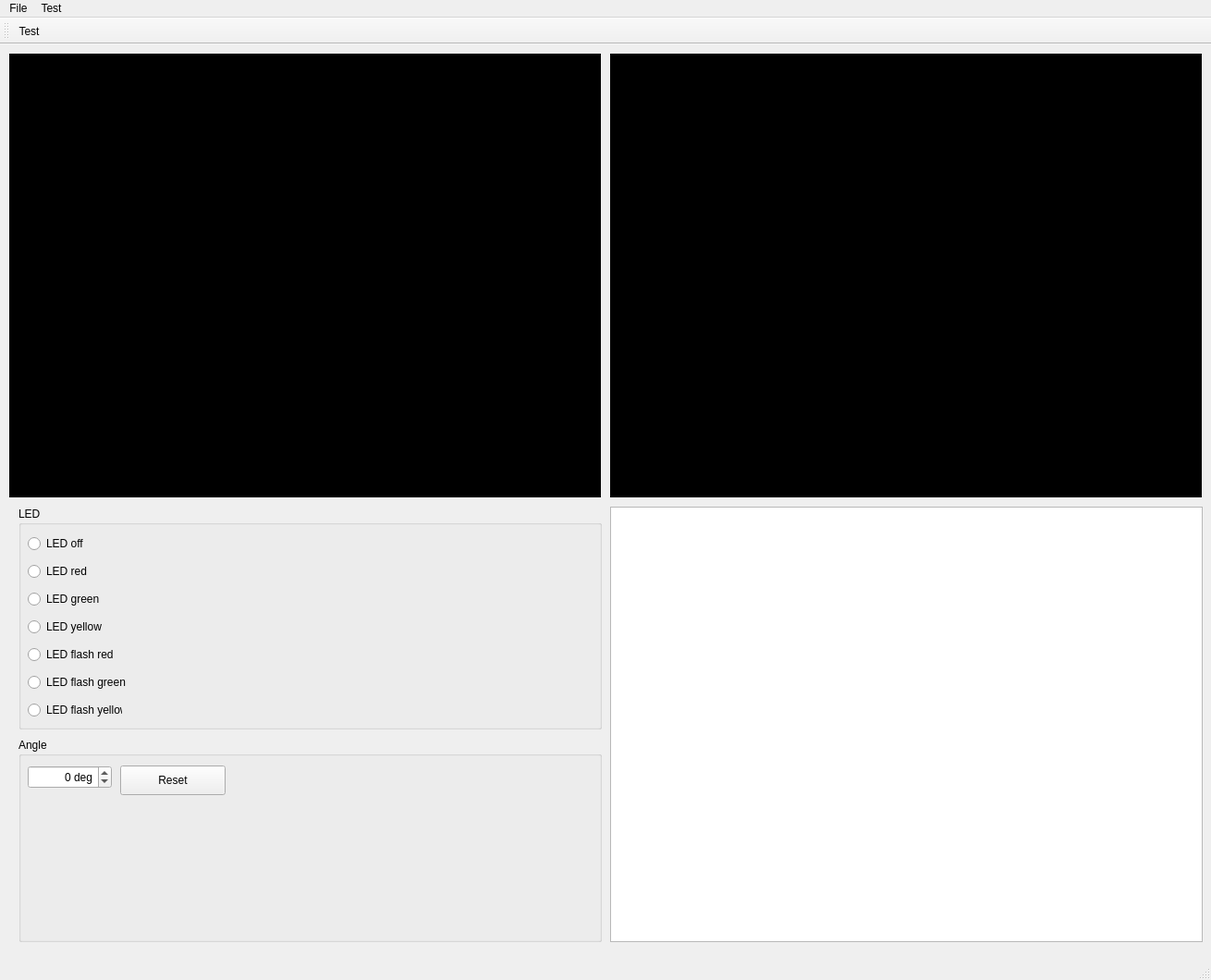
<?xml version="1.0" encoding="UTF-8"?>
<ui version="4.0">
 <class>mainWindow</class>
 <widget class="QMainWindow" name="mainWindow">
  <property name="geometry">
   <rect>
    <x>0</x>
    <y>0</y>
    <width>1310</width>
    <height>1060</height>
   </rect>
  </property>
  <property name="sizePolicy">
   <sizepolicy hsizetype="Fixed" vsizetype="Fixed">
    <horstretch>0</horstretch>
    <verstretch>0</verstretch>
   </sizepolicy>
  </property>
  <property name="windowTitle">
   <string>MainWindow</string>
  </property>
  <widget class="QWidget" name="centralwidget">
   <widget class="QTextEdit" name="textEdit">
    <property name="geometry">
     <rect>
      <x>660</x>
      <y>500</y>
      <width>641</width>
      <height>471</height>
     </rect>
    </property>
   </widget>
   <widget class="RGBWindow" name="frameDepth" native="true">
    <property name="geometry">
     <rect>
      <x>10</x>
      <y>10</y>
      <width>640</width>
      <height>480</height>
     </rect>
    </property>
    <property name="sizePolicy">
     <sizepolicy hsizetype="Fixed" vsizetype="Fixed">
      <horstretch>0</horstretch>
      <verstretch>0</verstretch>
     </sizepolicy>
    </property>
    <property name="minimumSize">
     <size>
      <width>256</width>
      <height>192</height>
     </size>
    </property>
    <property name="palette">
     <palette>
      <active>
       <colorrole role="Window">
        <brush brushstyle="SolidPattern">
         <color alpha="255">
          <red>0</red>
          <green>0</green>
          <blue>0</blue>
         </color>
        </brush>
       </colorrole>
      </active>
      <inactive>
       <colorrole role="Window">
        <brush brushstyle="SolidPattern">
         <color alpha="255">
          <red>0</red>
          <green>0</green>
          <blue>0</blue>
         </color>
        </brush>
       </colorrole>
      </inactive>
      <disabled>
       <colorrole role="Window">
        <brush brushstyle="SolidPattern">
         <color alpha="255">
          <red>0</red>
          <green>0</green>
          <blue>0</blue>
         </color>
        </brush>
       </colorrole>
      </disabled>
     </palette>
    </property>
    <property name="font">
     <font>
      <family>Verdana</family>
     </font>
    </property>
    <property name="autoFillBackground">
     <bool>true</bool>
    </property>
   </widget>
   <widget class="RGBWindow" name="frameLive" native="true">
    <property name="geometry">
     <rect>
      <x>660</x>
      <y>10</y>
      <width>640</width>
      <height>480</height>
     </rect>
    </property>
    <property name="sizePolicy">
     <sizepolicy hsizetype="Fixed" vsizetype="Fixed">
      <horstretch>0</horstretch>
      <verstretch>0</verstretch>
     </sizepolicy>
    </property>
    <property name="minimumSize">
     <size>
      <width>256</width>
      <height>192</height>
     </size>
    </property>
    <property name="palette">
     <palette>
      <active>
       <colorrole role="Window">
        <brush brushstyle="SolidPattern">
         <color alpha="255">
          <red>0</red>
          <green>0</green>
          <blue>0</blue>
         </color>
        </brush>
       </colorrole>
      </active>
      <inactive>
       <colorrole role="Window">
        <brush brushstyle="SolidPattern">
         <color alpha="255">
          <red>0</red>
          <green>0</green>
          <blue>0</blue>
         </color>
        </brush>
       </colorrole>
      </inactive>
      <disabled>
       <colorrole role="Window">
        <brush brushstyle="SolidPattern">
         <color alpha="255">
          <red>0</red>
          <green>0</green>
          <blue>0</blue>
         </color>
        </brush>
       </colorrole>
      </disabled>
     </palette>
    </property>
    <property name="font">
     <font>
      <family>Verdana</family>
     </font>
    </property>
    <property name="autoFillBackground">
     <bool>true</bool>
    </property>
   </widget>
   <widget class="QGroupBox" name="groupBoxLED">
    <property name="geometry">
     <rect>
      <x>20</x>
      <y>500</y>
      <width>631</width>
      <height>241</height>
     </rect>
    </property>
    <property name="title">
     <string>LED</string>
    </property>
    <widget class="QRadioButton" name="radioButtonLEDoff">
     <property name="geometry">
      <rect>
       <x>10</x>
       <y>30</y>
       <width>102</width>
       <height>20</height>
      </rect>
     </property>
     <property name="text">
      <string>LED off</string>
     </property>
    </widget>
    <widget class="QRadioButton" name="radioButtonLEDred">
     <property name="geometry">
      <rect>
       <x>10</x>
       <y>60</y>
       <width>102</width>
       <height>20</height>
      </rect>
     </property>
     <property name="text">
      <string>LED red</string>
     </property>
    </widget>
    <widget class="QRadioButton" name="radioButtonLEDgreen">
     <property name="geometry">
      <rect>
       <x>10</x>
       <y>90</y>
       <width>102</width>
       <height>20</height>
      </rect>
     </property>
     <property name="text">
      <string>LED green</string>
     </property>
    </widget>
    <widget class="QRadioButton" name="radioButtonLEDyellow">
     <property name="geometry">
      <rect>
       <x>10</x>
       <y>120</y>
       <width>102</width>
       <height>20</height>
      </rect>
     </property>
     <property name="text">
      <string>LED yellow</string>
     </property>
    </widget>
    <widget class="QRadioButton" name="radioButtonLEDflashRed">
     <property name="geometry">
      <rect>
       <x>10</x>
       <y>150</y>
       <width>111</width>
       <height>20</height>
      </rect>
     </property>
     <property name="text">
      <string>LED flash red</string>
     </property>
    </widget>
    <widget class="QRadioButton" name="radioButtonLEDflashGreen">
     <property name="geometry">
      <rect>
       <x>10</x>
       <y>180</y>
       <width>121</width>
       <height>20</height>
      </rect>
     </property>
     <property name="text">
      <string>LED flash green</string>
     </property>
    </widget>
    <widget class="QRadioButton" name="radioButtonLEDflashYellow">
     <property name="geometry">
      <rect>
       <x>10</x>
       <y>210</y>
       <width>102</width>
       <height>20</height>
      </rect>
     </property>
     <property name="text">
      <string>LED flash yellow</string>
     </property>
    </widget>
   </widget>
   <widget class="QGroupBox" name="groupBoxAngle">
    <property name="geometry">
     <rect>
      <x>20</x>
      <y>750</y>
      <width>631</width>
      <height>221</height>
     </rect>
    </property>
    <property name="title">
     <string>Angle</string>
    </property>
    <widget class="QSpinBox" name="spinBoxAngle">
     <property name="geometry">
      <rect>
       <x>10</x>
       <y>30</y>
       <width>91</width>
       <height>25</height>
      </rect>
     </property>
     <property name="alignment">
      <set>Qt::AlignRight|Qt::AlignTrailing|Qt::AlignVCenter</set>
     </property>
     <property name="suffix">
      <string> deg</string>
     </property>
     <property name="minimum">
      <number>-30</number>
     </property>
     <property name="maximum">
      <number>30</number>
     </property>
    </widget>
    <widget class="QPushButton" name="pushButtonResetAngle">
     <property name="geometry">
      <rect>
       <x>110</x>
       <y>30</y>
       <width>114</width>
       <height>32</height>
      </rect>
     </property>
     <property name="text">
      <string>Reset</string>
     </property>
    </widget>
   </widget>
  </widget>
  <widget class="QStatusBar" name="statusbar"/>
  <widget class="QToolBar" name="toolBar">
   <property name="windowTitle">
    <string>toolBar</string>
   </property>
   <attribute name="toolBarArea">
    <enum>TopToolBarArea</enum>
   </attribute>
   <attribute name="toolBarBreak">
    <bool>false</bool>
   </attribute>
   <addaction name="actionTest"/>
  </widget>
  <widget class="QMenuBar" name="menubar">
   <property name="geometry">
    <rect>
     <x>0</x>
     <y>0</y>
     <width>1310</width>
     <height>22</height>
    </rect>
   </property>
   <widget class="QMenu" name="menuFile">
    <property name="title">
     <string>File</string>
    </property>
    <addaction name="separator"/>
    <addaction name="actionExit"/>
   </widget>
   <widget class="QMenu" name="menuTest">
    <property name="title">
     <string>Test</string>
    </property>
    <addaction name="actionTest"/>
   </widget>
   <addaction name="menuFile"/>
   <addaction name="menuTest"/>
  </widget>
  <action name="actionTest">
   <property name="icon">
    <iconset resource="application.qrc">
     <normaloff>:/utilities-system-monitor-active.png</normaloff>:/utilities-system-monitor-active.png</iconset>
   </property>
   <property name="text">
    <string>&amp;Test</string>
   </property>
   <property name="shortcut">
    <string>Ctrl+T</string>
   </property>
  </action>
  <action name="actionExit">
   <property name="text">
    <string>Exit</string>
   </property>
  </action>
 </widget>
 <customwidgets>
  <customwidget>
   <class>RGBWindow</class>
   <extends>QWidget</extends>
   <header>RGBWindow.h</header>
   <container>1</container>
  </customwidget>
 </customwidgets>
 <resources>
  <include location="application.qrc"/>
 </resources>
 <connections/>
</ui>
